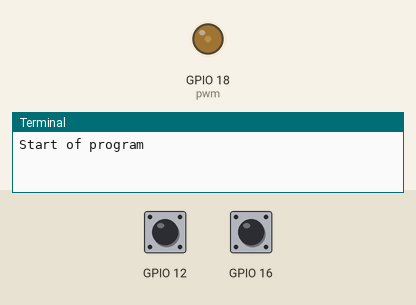
Bench run of a program on a simulated Raspberry Pi (BCM pin numbers). On the bench: output pins drawn as LEDs (lit = HIGH), the last lines printed to the terminal. Inputs (shaded band) come from the test bench; at power-on: GPIO 12 LOW, GPIO 16 LOW.

Above: at 1.2 s.
1.3 s: GPIO 12 pulled HIGH for 0.15 s
At 2.0 s:
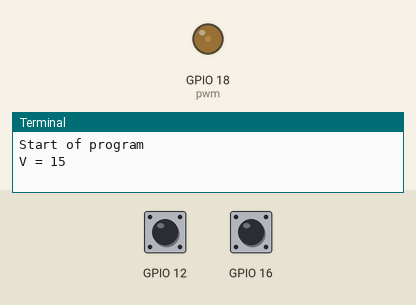
2.9 s: GPIO 12 pulled HIGH for 1 s
At 4.5 s:
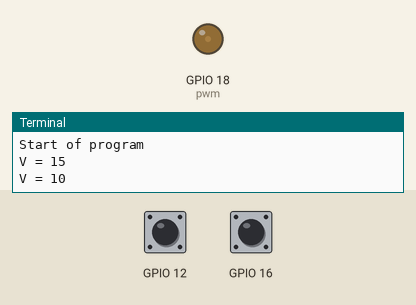
5.4 s: GPIO 16 pulsed HIGH 5 times (0.12 s each, 0.3 s apart)
At 5.67 s:
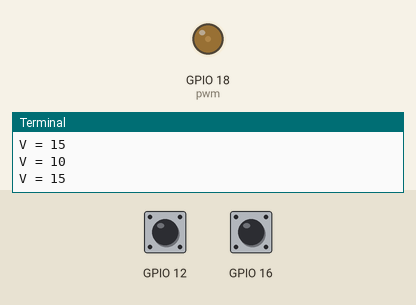
8.4 s: GPIO 16 pulled HIGH for 0.15 s
At 9.7 s:
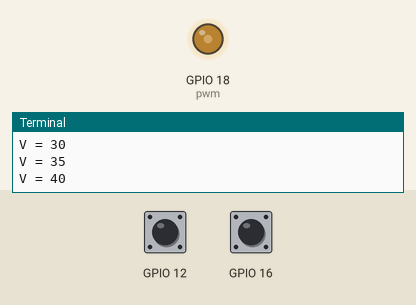
10.0 s: GPIO 16 pulled HIGH for 1 s
At 12.2 s:
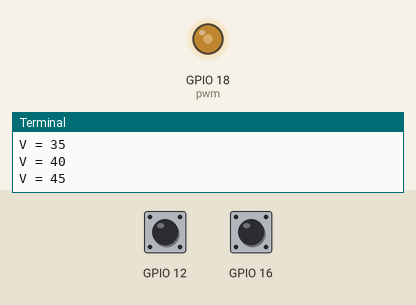
12.5 s: GPIO 16 pulsed HIGH 2 times (0.12 s each, 0.3 s apart)
At 12.77 s:
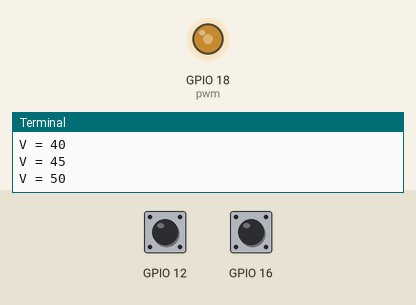
Timing chart, 0 to 15.5 s (numbered marks = the images above; inputs shaded):
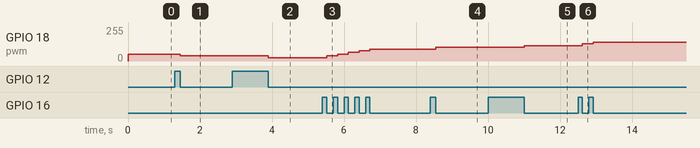

The program:

LED_brightness_control.py
```python
#!/usr/bin/env python3
#
# Use two buttons on BCM GPIO pins 16 and 12 to make an LED go brigher or dimmer
# respectively. The LED is hooked up on GPIO18, which can do PWM.
# Hook up the LED with a transistor so that full brightness is actually bright.
# For 3.3V and a RED LED, a 50 Ohm resistor and a 2N3904 transistor work well.
#
import RPi.GPIO as GPIO
import time
#
GPIO.setmode(GPIO.BCM)
print("Start of program")
GPIO.setup(16, GPIO.IN, pull_up_down=GPIO.PUD_DOWN)
GPIO.setup(12, GPIO.IN, pull_up_down=GPIO.PUD_DOWN)
GPIO.setup(18, GPIO.OUT)
pwm  = GPIO.PWM(18, 100)     # Setup the PWM at 100 Hz frequency.
                             # For high frequencies the dimming does not work so well.
value=20
pwm.start(value)                # Start at low brightness


while(True):   # Still an infinite loop
    if(GPIO.input(16)): # So the button was pushed down the first time.
        value+= 5
        if value>100:
            value=100
        time.sleep(0.001)          # Wait for any bouncing to die out.
        while( GPIO.input(16) ):  # If the button is still down
                 time.sleep(0.001)    # Wait some more
        print("V = {}".format(value))
    if(GPIO.input(12)): # So the button was pushed down the first time.
        value+= -5
        if value<0:
            value=0
        time.sleep(0.005)          # Wait for any bouncing to die out.
        while( GPIO.input(12) ):  # If the button is still down
                 time.sleep(0.005)    # Wait some more

        print("V = {}".format(value))
    pwm.ChangeDutyCycle(value)    # Update he PWM duty cycle all the time.
```

Measured:
- after the input at 1.3 s, GPIO 18 (pwm): 51/255 → 38/255 after 0.15 s
- after the input at 2.9 s, GPIO 18 (pwm): 38/255 → 26/255 after 1.0 s
- after the input at 5.4 s, GPIO 18 (pwm): moves from 26/255 to 89/255 over 1.2 s, starting after 0.12 s
- after the input at 8.4 s, GPIO 18 (pwm): 89/255 → 102/255 after 0.15 s
- after the input at 10.0 s, GPIO 18 (pwm): 102/255 → 115/255 after 1.0 s
- after the input at 12.5 s, GPIO 18 (pwm): 115/255 → 128/255 after 0.12 s, → 140/255 0.30 s later
